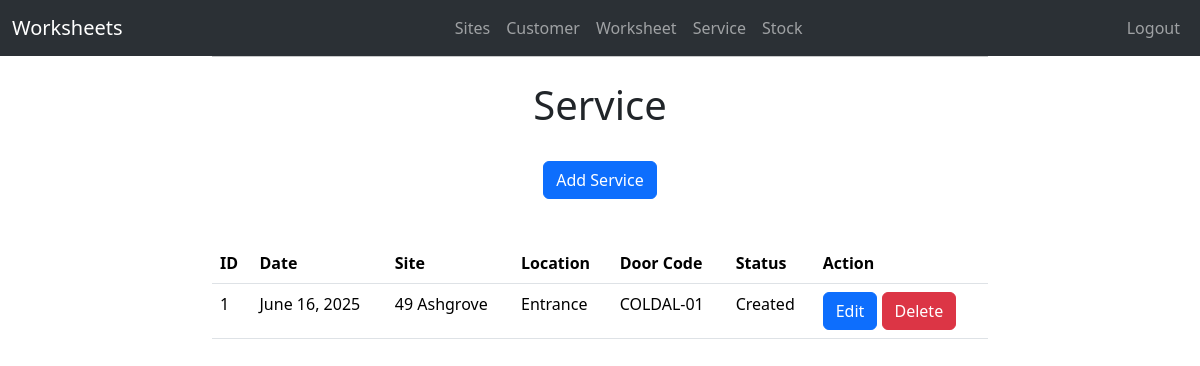
The app's page /service/ (signed in), older data.
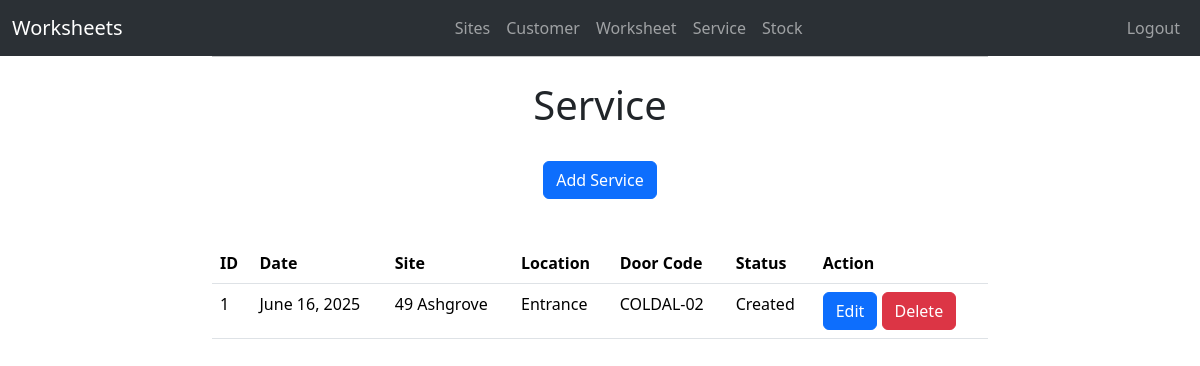
The same page, newer data.
### workforms/models.py (models this page shows)
class Service(models.Model):
    site_name = models.ForeignKey(Site, on_delete=models.CASCADE)
    date = models.DateField()
    location = models.CharField(max_length=100)
    door_Code = models.CharField(max_length=20)
    installation_type = models.CharField(max_length=50, choices=Choices.INSTALLATION)
    controller_type =models.CharField(max_length=30)
    controller_condition = models.CharField(max_length=50, choices=Choices.CONDITION)
    selector_type = models.CharField(max_length=50, choices=Choices.SELECTOR)
    selector_other = models.CharField(max_length=50, blank=True)
    door_type = models.CharField(max_length=50, choices=Choices.DOOR_TYPE)
    door_condition = models.CharField(max_length=50, choices=Choices.CONDITION)
    arm_type = models.CharField(max_length=50, choices=Choices.ARM_TYPE, blank=True)
    arm_condition = models.CharField(max_length=50, choices=Choices.CONDITION, blank=True)
    roller_condition = models.CharField(max_length=50, choices=Choices.CONDITION, blank=True)
    battery_condition = models.CharField(max_length=50, choices=Choices.CONDITION, blank=True)
    internal_activation = models.CharField(max_length=50, choices=Choices.SENSOR)
    internal_activation_condition = models.CharField(max_length=50, choices=Choices.CONDITION)
    external_activation  = models.CharField(max_length=50, choices=Choices.SENSOR)
    external_activation_condition = models.CharField(max_length=50, choices=Choices.CONDITION)
    safety_sensor = models.CharField(max_length=50, choices=Choices.SENSOR)
    safety_sensor_condition = models.CharField(max_length=50, choices=Choices.CONDITION)
    open_speed = models.IntegerField()
    close_speed = models.IntegerField()
    hold_open = models.IntegerField()
    hours = models.IntegerField()
    cycles = models.IntegerField()
    notes = models.TextField(blank=True)
    image1 = models.ImageField(blank=True)
    image2 = models.ImageField(blank=True)
    image3 = models.ImageField(blank=True)
    image4 = models.ImageField(blank=True)
    image5 = models.ImageField(blank=True)
    image6 = models.ImageField(blank=True)
    status = models.CharField(max_length=50, choices=Choices.STATUS, default="Created")

class Site(models.Model):
    site_name = models.CharField(max_length=40)
    address = models.CharField(max_length=40, blank=True)
    town = models.CharField(max_length=40, blank=True)
    county = models.CharField(max_length=40, blank=True)
    country = models.CharField(max_length=40, blank=True)
    aircode = models.CharField(max_length=40, blank=True)
    def __str__(self):
        return str(self.site_name)

### workforms/views.py (the view)
# urls.py: path('service/', service, name='Service Sheet'),
@login_required
def service(request):
    services = Service.objects.all()
    return render(request, 'service.html', {'services': services})

### workforms/templates/service.html
{% extends 'base.html' %}
{% block content %}
<div class="text-center" style="margin: 20px;">
  <h1>Service</h1>
  <br>
  <a class="btn btn-primary" href="/service/add_service" role="button">Add Service</a>
  <br>
  <br>
</div>
  <table class="table">
  <thead>
    <tr>
      <th scope="col">ID</th>
      <th scope="col">Date</th>
      <th scope="col">Site</th>
      <th scope="col">Location</th>
      <th scope="col">Door Code</th>
      <th scope="col">Status</th>
      <th scope="col">Action</th>
    </tr>
  </thead>
  <tbody>
    {% for x in services %}
    <tr>
      <td>{{ x.id }}</td>
      <td>{{ x.date }}</td>
      <td>{{ x.site_name  }}</td>
      <td>{{ x.location }}</td>
      <td>{{ x.door_Code }}</td>
      <td>{{ x.status }}</td>
      <td>
        <a class="btn btn-primary" href="/service/edit_service/{{ x.id }}" role="button">Edit</a>
        <a class="btn btn-danger" href="/service/delete_service/{{ x.id }}" role="button" onclick="return confirm('Are you sure you want to delete this Service Sheet?');">Delete</button>
      </td>
    </tr>
    {% endfor %}
  </tbody>
</table>
{% endblock %}

Row changes from the older to the newer data that the page shows:
changed Service "Entrance": door_Code "COLDAL-01" → "COLDAL-02"
